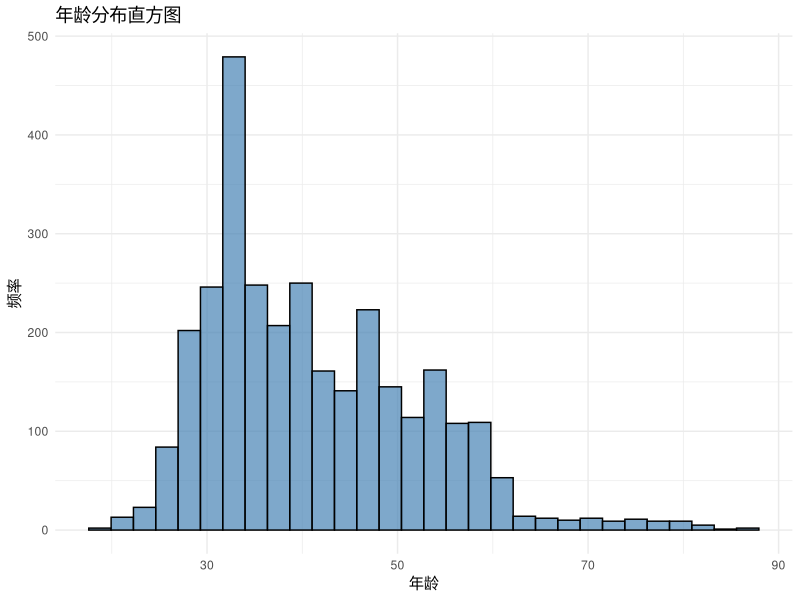
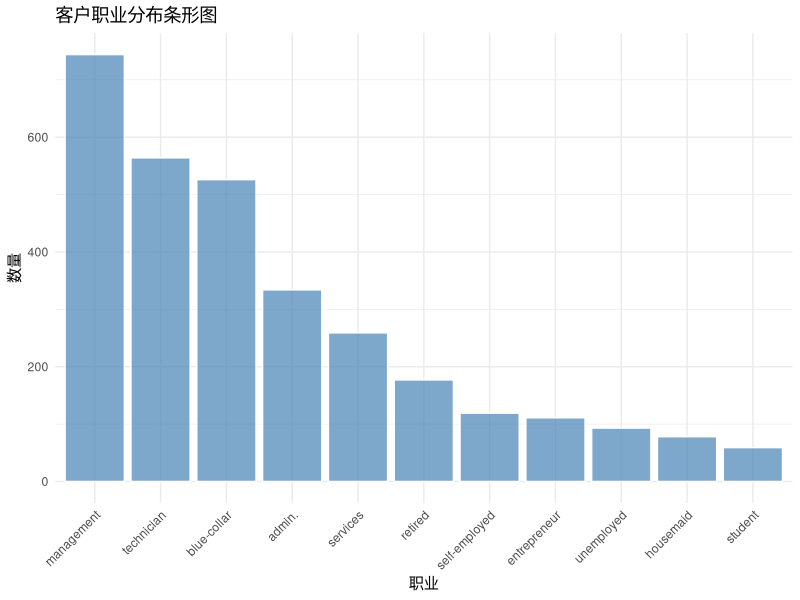
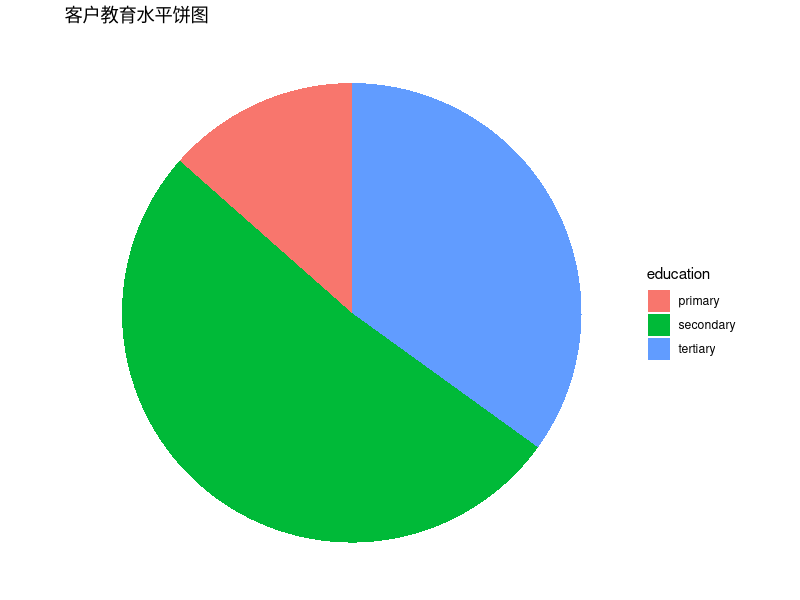
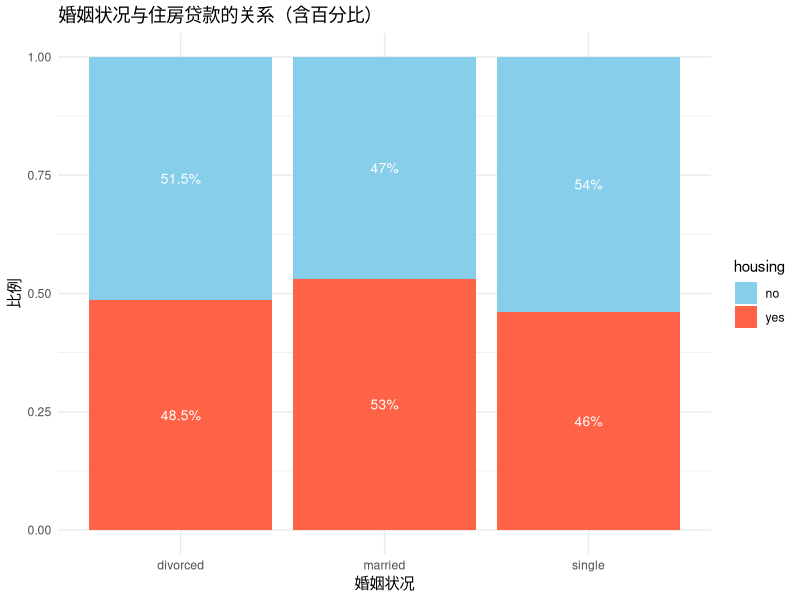
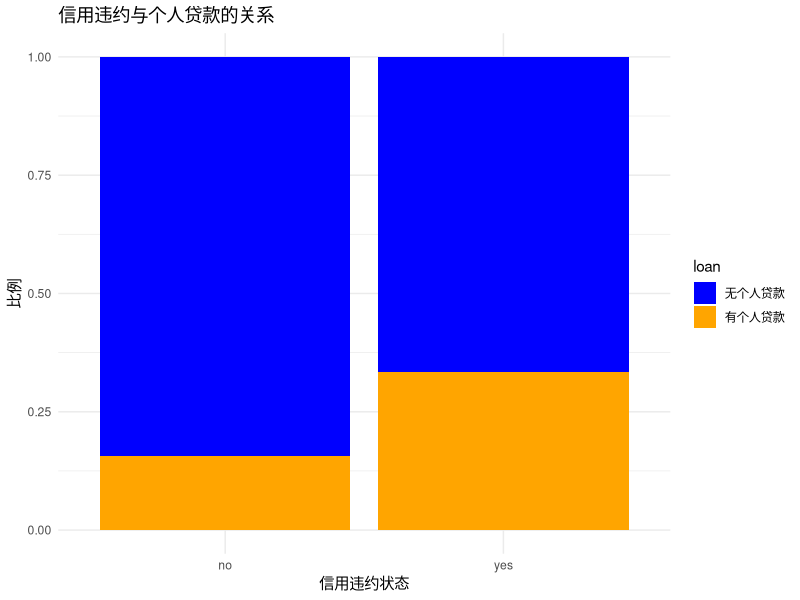
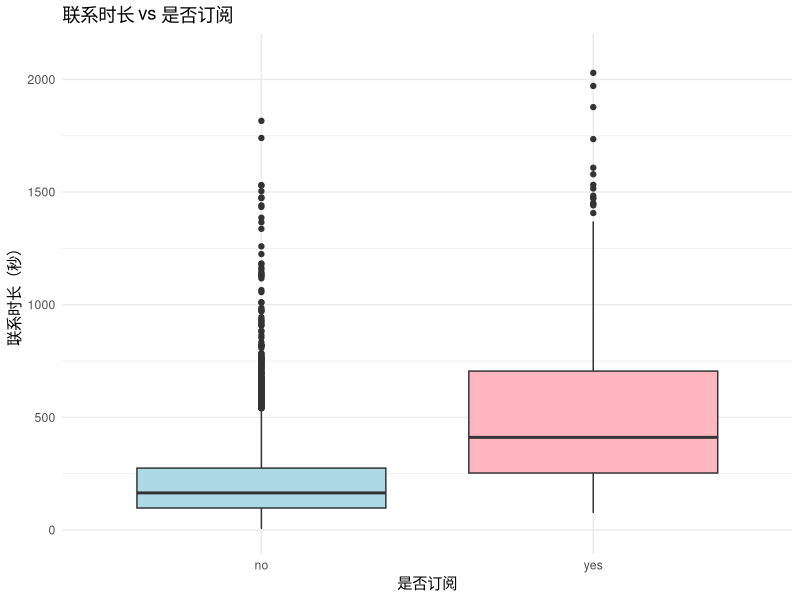
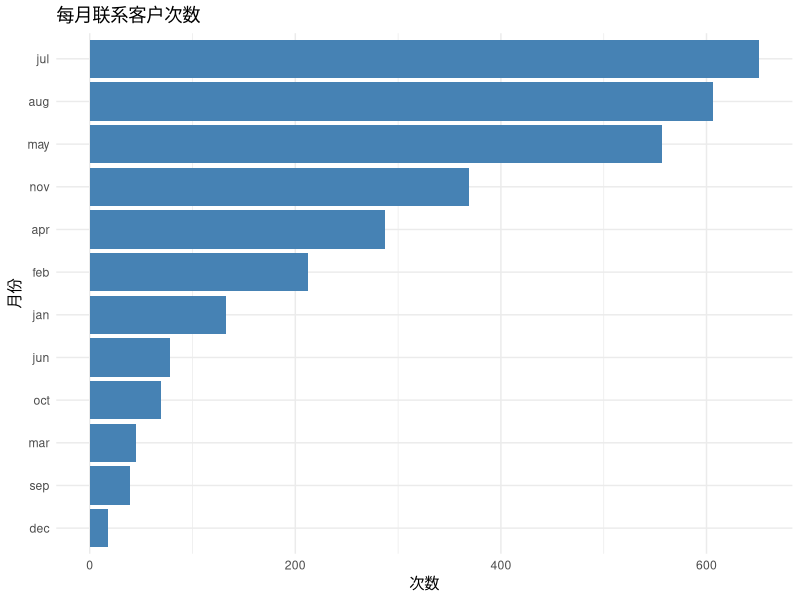
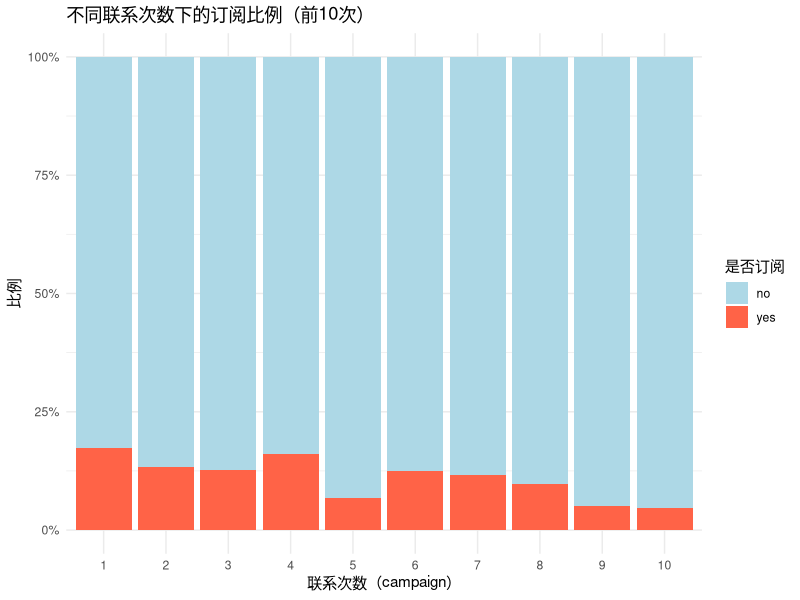

The R script that drew these images, in order:

# 准备 ----------------------------------------------------------------------

# installation - skip it if done before
install.packages("ggplot2")
install.packages("dplyr")
install.packages("readxl")
install.packages("forcats") # install forcats


library(ggplot2)
library(dplyr)
library(readxl)
library(forcats)

# 导入数据 -----------------------------------------------------------------

data <- read_excel("bank.xlsx")


# 绘图 ----------------------------------------------------------------------


# 客户画像

# 年龄直方图
ggplot(data, aes(x = age)) +
  geom_histogram(bins = 30, fill = "steelblue", color = "black", alpha = 0.7) +
  labs(title = "年龄分布直方图", x = "年龄", y = "频率") +
  theme_minimal()

# 职业条形图
ggplot(data, aes(x = fct_infreq(job))) +
  geom_bar(fill = "steelblue", color = "white", alpha = 0.7) +
  labs(title = "客户职业分布条形图",
       x = "职业",
       y = "数量") +
  theme_minimal() +
  theme(axis.text.x = element_text(angle = 45, hjust = 1))

# 教育水平饼图
education_counts <- data %>%
  count(education)

ggplot(education_counts, aes(x = "", y = n, fill = education)) +
  geom_bar(width = 1, stat = "identity") +
  coord_polar(theta = "y") +
  labs(title = "客户教育水平饼图") +
  theme_void()

# 婚姻状况与住房贷款的堆栈分组条形图
# Version 1
#ggplot(data, aes(x = marital, fill = housing)) +
#  geom_bar(position = "fill") +  # 使用 "fill" 堆叠
#  labs(title = "婚姻状况与住房贷款的关系",
#       x = "婚姻状况",
#       y = "比例") +
#  scale_fill_manual(values = c("blue", "orange"), 
#                    labels = c("无住房贷款", "有住房贷款")) +
#  theme_minimal()

# Version 2
df_prop <- data %>%
  count(marital, housing) %>%
  group_by(marital) %>%
  mutate(prop = n / sum(n),
         label = paste0(round(prop * 100, 1), "%"))

ggplot(df_prop, aes(x = marital, y = prop, fill = housing)) +
  geom_bar(stat = "identity") +
  geom_text(aes(label = label), 
            position = position_stack(vjust = 0.5), 
            color = "white", size = 3.5) +
  scale_fill_manual(values = c("skyblue", "tomato")) +
  labs(title = "婚姻状况与住房贷款的关系（含百分比）",
       x = "婚姻状况", y = "比例") +
  theme_minimal()


# 信用违约与个人贷款的堆栈分组条形图
ggplot(data, aes(x = default, fill = loan)) +
geom_bar(position = "fill") +  # 使用 "fill" 堆叠
  labs(title = "信用违约与个人贷款的关系",
       x = "信用违约状态",
       y = "比例") +
  scale_fill_manual(values = c("blue", "orange"), 
                    labels = c("无个人贷款", "有个人贷款")) +
  theme_minimal()

# 促销活动情况

# 联系时长与是否订阅的箱线图
ggplot(data, aes(x = y, y = duration)) +
  geom_boxplot(fill = c("lightblue", "lightpink")) +
  labs(title = "联系时长 vs 是否订阅", x = "是否订阅", y = "联系时长（秒）") +
  ylim(0,2100) +
  theme_minimal()

# 每月联系次数的柱状图
data %>%
  count(month) %>%
  ggplot(aes(x = reorder(month, n), y = n)) +
  geom_col(fill = "steelblue") +
  coord_flip() +
  labs(title = "每月联系客户次数", x = "月份", y = "次数") +
  theme_minimal()


# 联系次数与订阅情况的堆栈分组条形图
filtered_data <- data %>% filter(campaign <= 10)

ggplot(filtered_data, aes(x = as.factor(campaign), fill = y)) +
  geom_bar(position = "fill") +
  labs(title = "不同联系次数下的订阅比例（前10次）",
       x = "联系次数（campaign）",
       y = "比例",
       fill = "是否订阅") +
  scale_y_continuous(labels = scales::percent) +
  scale_fill_manual(values = c("lightblue", "tomato")) +
  theme_minimal()

# 之前营销结果与是否订阅的堆栈分组条形图
data %>%
  count(poutcome, y) %>%
  group_by(poutcome) %>%
  mutate(prop = n / sum(n)) %>%
  ggplot(aes(x = poutcome, y = prop, fill = y)) +
  geom_bar(stat = "identity") +
  scale_y_continuous(labels = scales::percent) +
  labs(title = "之前营销结果 vs 当前订阅比例", 
       x = "之前营销结果", 
       y = "占比", 
       fill = "是否订阅") +
  scale_fill_manual(values = c("lightgray", "tomato")) +
  theme_minimal()

# 联系日期与时长散点图
#ggplot(data, aes(x = day, y = duration, color = y)) +
  #geom_jitter(alpha = 0.4) +
  #labs(title = "联系日期 vs 时长", x = "日期", y = "联系时长（秒）") +
  #scale_color_manual(values = c("gray", "red")) +
  #theme_minimal()
# 这个地方要去掉一个极端值


# 计算描述性统计量 ----------------------------------------------------------------

vars <- data[, c("age", "duration", "campaign", "pdays", "previous", "balance")]
summary(vars)
sapply(vars, mean, na.rm = TRUE)
sapply(vars, sd, na.rm = TRUE)
